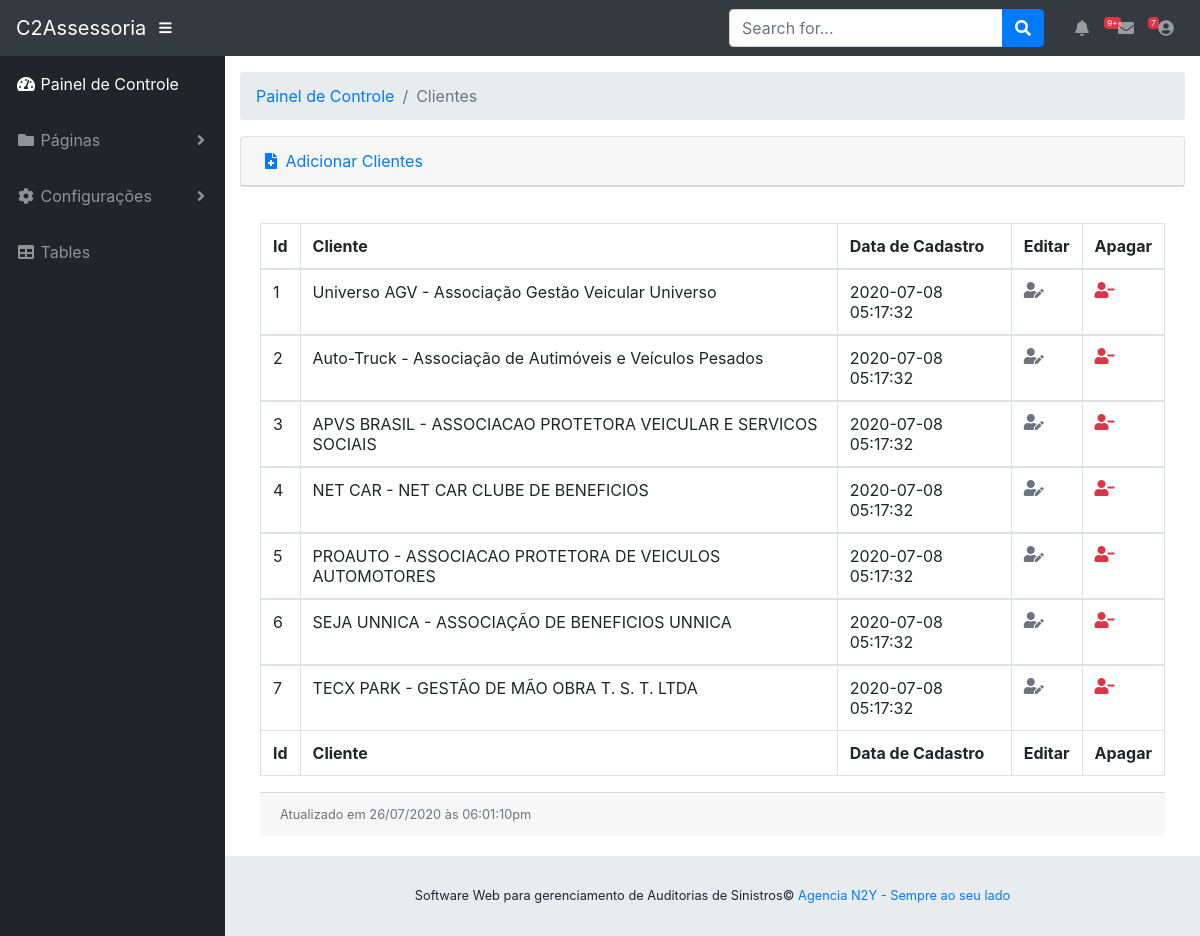
Screenshot of /api/index.php?url=Clientes with the database file from the repository.
### tables this page shows
create table tb_clientes(
    id_cliente int not null auto_increment PRIMARY KEY,
    nome_cliente VARCHAR(100),
    data_cadastro TIMESTAMP null DEFAULT current_timestamp
);

### api/pages/Clientes/Exibir-Clientes.php (the view, shortened to what this page needs)
<?php
$QueryBuscarClientes = "SELECT * FROM tb_clientes";
$ExeQrBuscarClientes = mysqli_query($connection, $QueryBuscarClientes);
$RowQrByscarClientes = mysqli_num_rows($ExeQrBuscarClientes);
if($RowQrByscarClientes > 1){
    ?>
    <div class="card mb-3">
        <div class="card-header">
            <a href="?url=Clientes&Cadastrar">
                <i class="fas fa-file-medical fa-fw"></i>
                Adicionar Clientes
            </a>
        </div>
    </div>
    <div class="card-body">
        <div class="table-responsive">
            <table class="table table-bordered" id="" width="100%" cellspacing="0">
                <thead>
                <tr>
                    <th>Id</th>
                    <th>Cliente</th>
                    <th>Data de Cadastro</th>
                    <th>Editar</th>
                    <th>Apagar</th>
                </tr>
                </thead>
                <tfoot>
                <tr>
                    <th>Id</th>
                    <th>Cliente</th>
                    <th>Data de Cadastro</th>
                    <th>Editar</th>
                    <th>Apagar</th>
                </tr>
                </tfoot>
        <?php
            while($ResQrBuscarClientes = mysqli_fetch_assoc($ExeQrBuscarClientes)){
        ?>
                <tbody>
                <tr>
                    <td>
                        <?php echo $ResQrBuscarClientes['id_cliente']?>
                    </td>
                    <td>
                        <?php echo $ResQrBuscarClientes['nome_cliente']?>
                    </td>
                    <td>
                        <?php echo $ResQrBuscarClientes['data_cadastro']?>
                    </td>
                    <td>
                        <a
                            href="?url=Clientes&Editar&id=<?php echo $ResQrBuscarClientes['id_cliente']?>"
                            class="text-secondary"
                        >
                            <i class="fas fa-fw fa-user-edit"></i>
                        </a>
                    </td>
                    <td>
                        <a href="?url=Clientes&Delete&id=<?php echo $ResQrBuscarClientes['id_cliente']?>" class="text-danger">
                            <i class="fas fa-fw fa-user-minus"></i>
                        </a>
                    </td>
                </tr>
                </tbody>
        <?php
        }
        ?>
            </table>
        </div>
        <div class="card-footer small text-muted">Atualizado em <?php echo date('d/m/yy')?> às <?php echo date('h:i:sa');?></div>
    </div>
    <?php
}else{
    echo "<br><h1>Não há clientes cadastrados no sistema</h1>";
}

### css/sb-admin.css (style rules this page uses)
html { position: relative; min-height: 100%; }
body { height: 100%; }
:root { --input-padding-x: 0.75rem; --input-padding-y: 0.75rem; }

### rows the page displays
tb_clientes: id_cliente "1", nome_cliente "Universo AGV - Associação Gestão Veicular Universo", data_cadastro "2020-07-08 05:17:32"
tb_clientes: id_cliente "2", nome_cliente "Auto-Truck - Associação de Autimóveis e Veículos Pesados", data_cadastro "2020-07-08 05:17:32"
tb_clientes: id_cliente "3", nome_cliente "APVS BRASIL - ASSOCIACAO PROTETORA VEICULAR E SERVICOS SOCIAIS", data_cadastro "2020-07-08 05:17:32"
tb_clientes: id_cliente "4", nome_cliente "NET CAR - NET CAR CLUBE DE BENEFICIOS", data_cadastro "2020-07-08 05:17:32"
tb_clientes: id_cliente "5", nome_cliente "PROAUTO - ASSOCIACAO PROTETORA DE VEICULOS AUTOMOTORES", data_cadastro "2020-07-08 05:17:32"
tb_clientes: id_cliente "6", nome_cliente "SEJA UNNICA - ASSOCIAÇÃO DE BENEFICIOS UNNICA", data_cadastro "2020-07-08 05:17:32"
tb_clientes: id_cliente "7", nome_cliente "TECX PARK - GESTÃO DE MÃO OBRA T. S. T. LTDA", data_cadastro "2020-07-08 05:17:32"

### other values shown
$_GET['url'] "Clientes"
SITEDESC "Software Web para gerenciamento de Auditorias de Sinistros"
